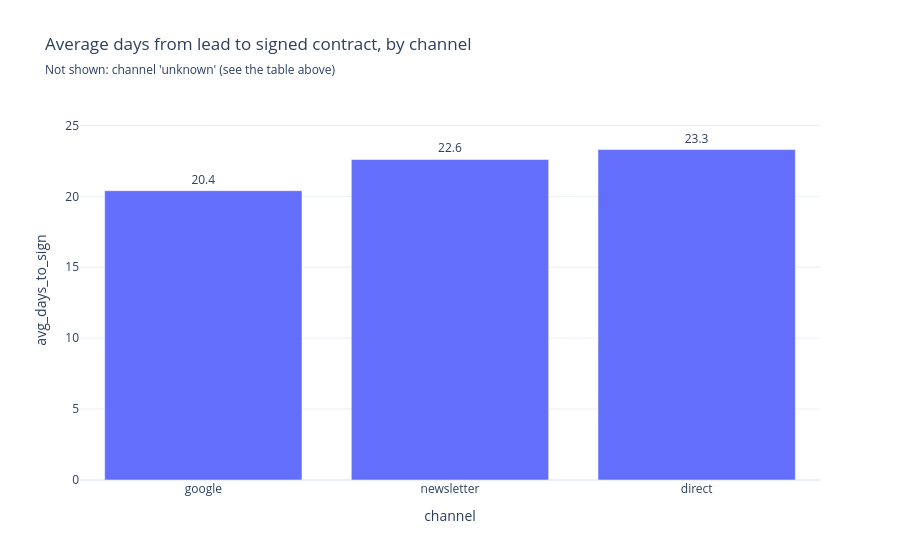

The notebook cell saved with this chart:
### Code cell
bar_chart(
    speed,
    x="channel",
    y="avg_days_to_sign",
    title="Average days from lead to signed contract, by channel",
)

### Figure 1 — Plotly figure (JSON) as saved in the notebook; plotly's stock layout.template omitted (floating-point values rounded to 4 significant figures)
{"data": [{"hovertemplate": "channel=%{x}<br>avg_days_to_sign=%{y}<extra></extra>", "legendgroup": "", "marker": {"color": "#636efa", "pattern": {"shape": ""}}, "name": "", "orientation": "v", "showlegend": false, "textposition": "outside", "texttemplate": "%{y}", "type": "bar", "x": ["google", "newsletter", "direct"], "xaxis": "x", "y": [20.4, 22.6, 23.3], "yaxis": "y"}], "layout": {"barmode": "relative", "legend": {"tracegroupgap": 0}, "title": {"subtitle": {"text": "Not shown: channel 'unknown' (see the table above)"}, "text": "Average days from lead to signed contract, by channel"}, "xaxis": {"anchor": "y", "domain": [0.0, 1.0], "title": {"text": "channel"}, "type": "category"}, "yaxis": {"anchor": "x", "domain": [0.0, 1.0], "range": [0, 26.79], "title": {"text": "avg_days_to_sign"}}}}
